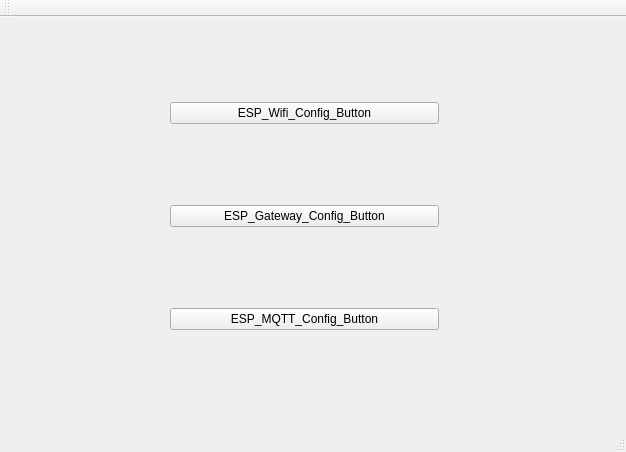
<?xml version="1.0" encoding="UTF-8"?>
<ui version="4.0">
 <class>MainWindow</class>
 <widget class="QMainWindow" name="MainWindow">
  <property name="geometry">
   <rect>
    <x>0</x>
    <y>0</y>
    <width>626</width>
    <height>452</height>
   </rect>
  </property>
  <property name="windowTitle">
   <string>MainWindow</string>
  </property>
  <widget class="QWidget" name="centralWidget">
   <widget class="QWidget" name="verticalLayoutWidget">
    <property name="geometry">
     <rect>
      <x>159</x>
      <y>-1</y>
      <width>291</width>
      <height>401</height>
     </rect>
    </property>
    <layout class="QVBoxLayout" name="verticalLayout">
     <item>
      <widget class="QPushButton" name="ESP_Wifi_Config_Btn">
       <property name="text">
        <string>ESP_Wifi_Config_Button</string>
       </property>
      </widget>
     </item>
     <item>
      <widget class="QPushButton" name="pushButton_3">
       <property name="text">
        <string>ESP_Gateway_Config_Button</string>
       </property>
      </widget>
     </item>
     <item>
      <widget class="QPushButton" name="pushButton">
       <property name="text">
        <string>ESP_MQTT_Config_Button</string>
       </property>
      </widget>
     </item>
    </layout>
   </widget>
  </widget>
  <widget class="QMenuBar" name="menuBar">
   <property name="geometry">
    <rect>
     <x>0</x>
     <y>0</y>
     <width>626</width>
     <height>21</height>
    </rect>
   </property>
  </widget>
  <widget class="QToolBar" name="mainToolBar">
   <attribute name="toolBarArea">
    <enum>TopToolBarArea</enum>
   </attribute>
   <attribute name="toolBarBreak">
    <bool>false</bool>
   </attribute>
  </widget>
  <widget class="QStatusBar" name="statusBar"/>
 </widget>
 <layoutdefault spacing="6" margin="11"/>
 <resources/>
 <connections/>
</ui>
